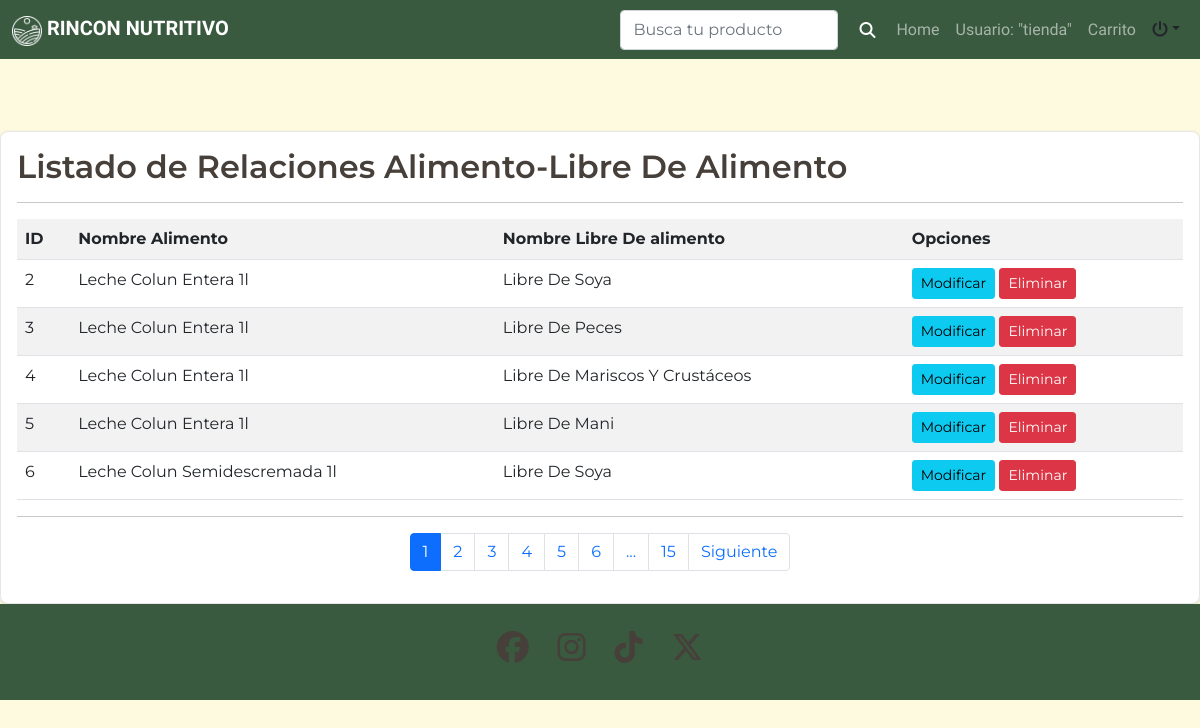
Page /listar-alimentolibres/ (signed in) on the committed database.
### app/models.py (models this page shows, shortened)
class AlimentoLibreDe(models.Model):
    alimento = models.ForeignKey(Alimento, on_delete=models.CASCADE)
    id_libre = models.ForeignKey(LibreDeAlimento, on_delete=models.CASCADE)
    class Meta:
        unique_together = ('alimento', 'id_libre')

class Alimento(models.Model):
    nombre_alimento = models.CharField(max_length=30)
    descripcion = models.TextField(max_length=1000)
    precio = models.PositiveIntegerField()
    imagen = models.ImageField(upload_to='alimentos/')
    cantidad = models.PositiveIntegerField()
    proteinas = models.FloatField(max_length=3, null =True)
    carbohidratos = models.FloatField(max_length=3, null =True)
    grasas = models.FloatField(max_length=3, null =True)
    energia = models.FloatField(max_length=3, null =True)
    id_categoria = models.ForeignKey(CategoriaAlimento, on_delete=models.SET_NULL, null=True, blank=True)
    def __str__(self):
        return self.nombre_alimento

class LibreDeAlimento(models.Model):
    nombre = models.CharField(max_length=30)
    def __str__(self):
        return self.nombre

### app/views.py (the view)
# urls.py: path('listar-alimentolibres/', listar_AlimentoLibreDe, name="listar_alimentolibres"),
@permission_required('app.add_alimento_libre_de')
def listar_AlimentoLibreDe(request):
     alimentolibres = AlimentoLibreDe.objects.all()
     page = request.GET.get('page',1)
     try:
         paginator = Paginator(alimentolibres, 5)
         alimentolibres = paginator.page(page)
     except:
         raise Http404
     data ={
         'entity': alimentolibres,
         'paginator': paginator
     }
     return render(request, 'app/alimentolibrede/listar.html', data)

### app/templates/app/alimentolibrede/listar.html (shortened to what this page needs)
{% extends 'app/base.html' %}
{% block contenido %}
{% load crispy_forms_tags %}
{% load humanize %}
<br><br><br>
<div class="card">
    <div class="card-body">
        <h2>Listado de Relaciones Alimento-Libre De Alimento</h2>
        <hr>
        <table class="table table-striped table-hover table-responsive-sm">
            <tr>
                <th>ID</th>
                <th>Nombre Alimento</th>
                <th>Nombre Libre De alimento</th>
                <th>Opciones</th>
            </tr>
            {% for al in entity %}
            <tr>
                <td>{{ al.id | title }}</td>
                <td>{{ al.alimento | title }}</td>
                <td>{{ al.id_libre | title}}</td>
                <td>
                    {% if perms.app.change_alimento %}
                    <a href="{% url 'modificar_alimentolibre' al.id %}" class="btn btn-info btn-sm">Modificar</a>
                    {% endif %}
                    {%if perms.app.delete_alimento %}
                    <a href="#" onclick="eliminarAlimentoLibreDe({{ al.id }})" class="btn btn-danger btn-sm">Eliminar</a>
                    {% endif %}
                </td>
            </tr>
            {%  endfor %}
        </table>
        <hr>
        <div>
            {% include 'app/paginator.html' %}
        </div>
    </div>
</div>
{%  endblock %}

### app/templates/app/base.html (shortened to what this page needs)
<!DOCTYPE html>
<html lang="en">
<head>
    <link href="https://cdn.jsdelivr.net/npm/bootstrap@5.0.2/dist/css/bootstrap.min.css" rel="stylesheet">
    <link rel="stylesheet" href="https://cdnjs.cloudflare.com/ajax/libs/font-awesome/6.6.0/css/all.min.css">
    {% load static %}
    <link rel="stylesheet" href="{% static 'app/css/estilos.css' %}">
</head>
<body class="body-base">
  <header>
    <nav class="navbar navbar-expand-lg navbar-dark">
        <div class="container-fluid">
            <a class="navbar-brand" href="#">
                <img src="{% static 'app/img/Iconos/Logo-B.png' %}" alt="" width="30" height="30" class="d-inline-block align-text-top">
                RINCON NUTRITIVO
            </a>
            <div class="collapse navbar-collapse" id="navbarSupportedContent">
                <ul class="navbar-nav ms-auto mb-2 mb-lg-0">
                    {% if user.is_authenticated %}
                        <form class="d-flex" method="get" action="{% url 'home' %}">
                            <input class="form-control me-2" type="search" name="search" placeholder="Busca tu producto" aria-label="Search">
                            <button class="btn btn-icon" type="submit">
                                <i class="fa-solid fa-magnifying-glass"></i>
                            </button>
                        </form>
                        <li class="nav-item">
                            <a class="nav-link" href="{% url 'home' %}">Home</a>
                        </li>
                        <li class="nav-item">
                            <a class="nav-link" href="#">Usuario: "{{ user.username }}"</a>
                        </li>
                        <li class="nav-item">
                            <a class="nav-link" href="{% url 'ver_carrito' %}">Carrito</a>
                        </li>
                        <div class="nav-item dropdown">
                            <a class="nav-link dropdown-toggle text-dark" data-bs-toggle="dropdown" role="buton"
                                aria-expanded="false"><i class="fa-solid fa-power-off"></i></a>
                        </div>
                        {% else %}
                        <li class="nav-item">
                            <a class="nav-link active" aria-current="page" href="{% url 'index' %}">Inicio</a>
                        </li>
                        {% endif %}
                </ul>
            </div>
        </div>
    </nav>
</header>
    {% block contenido %}
    {% endblock contenido %}
    <footer class=" text-white text-center py-5">
        <div class="container">
            <div class="row justify-content-center">
                <div class="col-xs-12 col-md-6 col-lg-3">
                    <h2>
                        <i class="fa-brands fa-facebook"></i>
                        <i class="fa-brands fa-instagram"></i>
                        <i class="fa-brands fa-tiktok"></i>
                        <i class="fa-brands fa-x-twitter"></i>
                    </h2>
                </div>
            </div>
        </div>
    </footer>
</body>
</html>

### app/static/app/css/estilos.css (style rules this page uses)
.body-base { margin: 0; background-color: #FEFAE0; font-family: "Montserrat", sans-serif; }
.navbar { background-color: #3A5A40; }
.navbar-brand { font-family: "Bona Nova", serif; font-weight: 700; }
.nav-link { font-family: "Bona Nova", serif; }
footer { position: relative; bottom: 0; width: 100%; background-color: #3A5A40; height: 56px; display: flex; align-items: center; justify-content: center; }
footer i { margin: 0 10px; }
.btn-icon { display: flex; align-items: center; justify-content: center; width: auto; height: auto; }
.btn-icon i { font-size: 16px; color: #fff; }
.card { display: flex; flex-direction: column; height: 100%; width: 100%; border: 1px solid #E6E6E6; border-radius: 8px; box-shadow: 0 2px 5px rgba(0, 0, 0, 0.1); overflow: hidden; background-color: #fff; }
a { text-decoration: none; }
.detalles h1, h2 { color: #463F3A; font-weight: 600; }

### rows in the picture
AlimentoLibreDe: id "2", alimento "Leche Colun Entera 1l", id_libre "Libre De Soya"
AlimentoLibreDe: id "3", alimento "Leche Colun Entera 1l", id_libre "Libre De Peces"
AlimentoLibreDe: id "4", alimento "Leche Colun Entera 1l", id_libre "Libre De Mariscos Y Crustáceos"
AlimentoLibreDe: id "5", alimento "Leche Colun Entera 1l", id_libre "Libre De Mani"
AlimentoLibreDe: id "6", alimento "Leche Colun Semidescremada 1l", id_libre "Libre De Soya"

### other values in the picture
{{ user.username }} "tienda"
{{ page }} "1" "2" "3" "4" "5" "6"
{{ paginator.num_pages }} "15"
